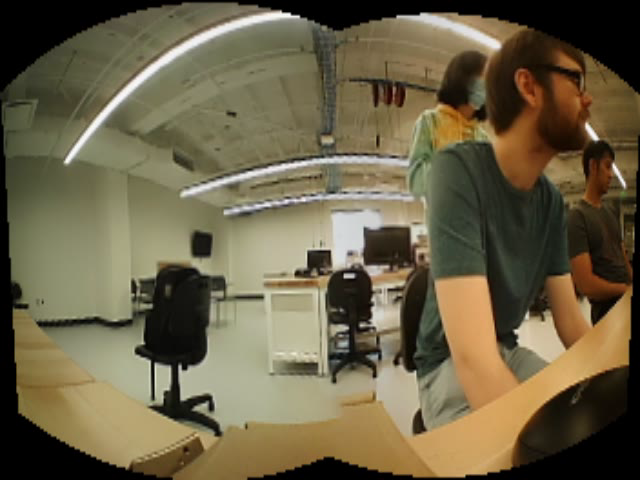
#> input picture frame 3 of software/test_stitched_vid.avi, 640 x 480 px, given in place of the camera
$ python video_loop.py
#> lines starting #> are read from the running program, lines starting #| are printed output that depends on the picture
import numpy as np
import cv2 as cv
import imutils

import time
import matplotlib.pyplot as plt

# [11 lines of commented-out code are left out]

num_cameras = 2
cameras = []# None

jetson = False

if jetson:
    cameras = [cv.VideoCapture(f'dev/video{i}') for i in range(num_cameras)]
else:
    for i in range(num_cameras):
        camera = cv.VideoCapture(i)
        camera.set(3, 320)# width
        camera.set(3, 240)# height
        cameras.append(camera)

    #cameras = [cv.VideoCapture(i) for i in range(num_cameras)]

for i, camera in enumerate(cameras):
    if not camera.isOpened():
        print(f"Cannot open camera {i}")
        exit()

stitcher = cv.createStitcher() if imutils.is_cv3() else cv.Stitcher_create()

print("Press 'c' to capture image and quit")
print("Press 'q' to quit")

stitchTimes = []
stitcherStatuses = []

while True:
    frames = []

    # Capture frame-by-frame
    for i, camera in enumerate(cameras):
        ret, frame = camera.read()
        frames.append(frame)
        # if frame is read correctly ret is True
        if not ret:
            print(f"Can't receive frame (stream end?). Exiting ...{i}")
            break
#> this loop made 2 passes
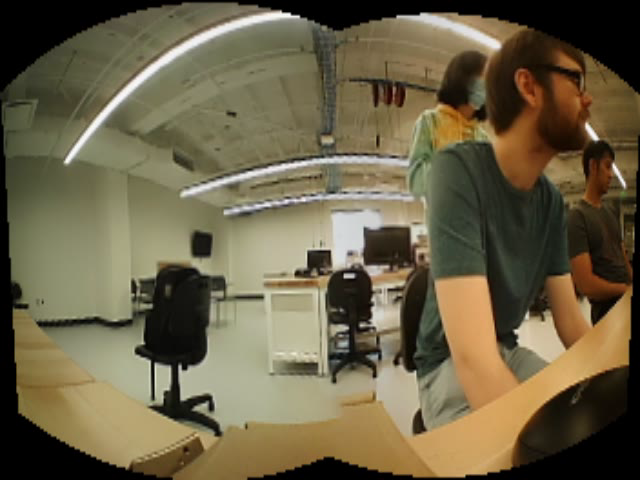
#> input picture frame 3 of software/test_stitched_vid.avi, 640 x 480 px, given in place of the camera
#> after the loop, frames = 2 items
    if not ret:
        continue

    # Display the resulting frame
    cv.imshow('raw camera', np.concatenate(frames, axis=1))
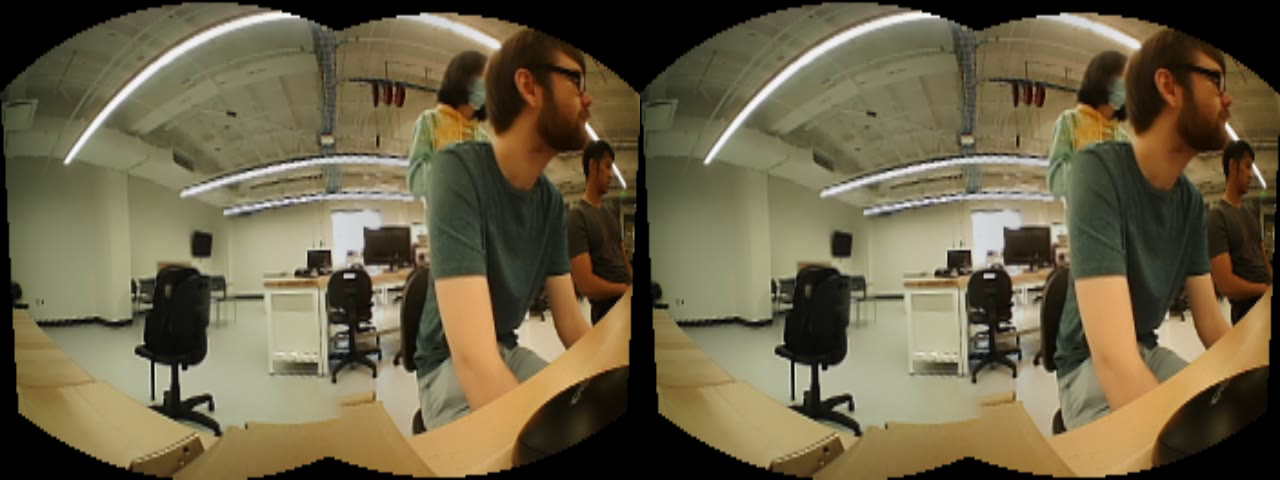
#> window 'raw camera': shape (480, 1280, 3); mean B, G, R 71.1, 97.5, 107.5

    # Our operations on the frame come here
    timeStart = time.perf_counter()
    (status, stitched) = stitcher.stitch(frames)
#> status = 1


    if status==0:
        cv.imshow('stitched', stitched)
        stitchTimes.append(time.perf_counter() - timeStart)

    stitcherStatuses.append(status)

    if cv.waitKey(1) == ord('q'):
#> (key q is pressed here)
        break

    if cv.waitKey(1) == ord('c'):
        for i, frame in enumerate(frames):
            cv.imwrite(f'capture{i}.png', frame)
            print(f'capture{i}.png saved')
        break

# When everything done, release the capture
for camera in cameras:
    camera.release()

cv.destroyAllWindows()


# performance reporting
print(f'Percentage of dropped frames: {100 * np.count_nonzero(stitcherStatuses) / len(stitcherStatuses)}%')
#| Percentage of dropped frames: 100.0%
mean = np.mean(stitchTimes)

plt.hist(stitchTimes, density=True)
plt.axvline(mean, color='k', linestyle='dashed', linewidth=1,label=(f'mean={mean}'))
plt.title(f'Stitch Times: Percentage of dropped frames: {100*np.count_nonzero(stitcherStatuses) / len(stitcherStatuses)}%')
plt.ylabel('Density')
plt.xlabel('Time (seconds)')
plt.legend()
plt.savefig('../figures/Stitch_Time_Hist_case.png')
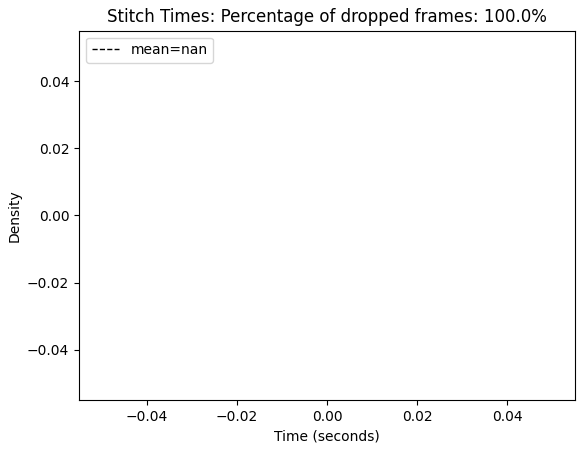
#> figure drawn by matplotlib, 1 panel

plt.show()

$ run again, starting later in the video
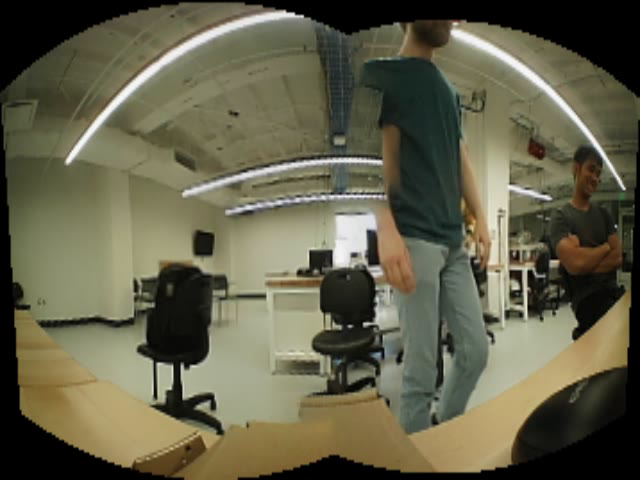
#> input picture frame 15 of software/test_stitched_vid.avi, 640 x 480 px, given in place of the camera
#> the loop `for i, camera in enumerate(cameras):` made 2 passes
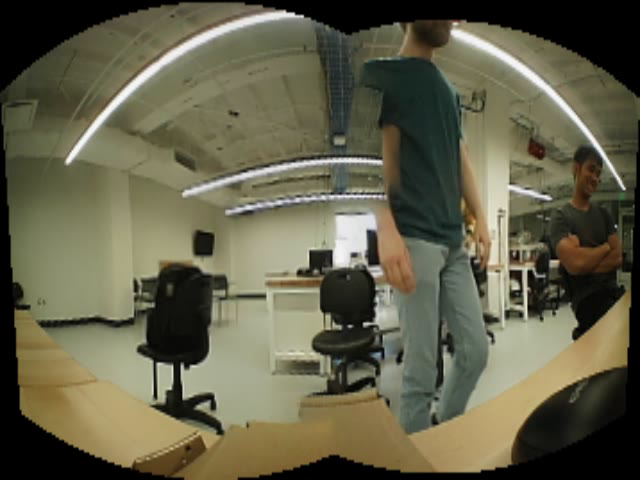
#> input picture frame 15 of software/test_stitched_vid.avi, 640 x 480 px, given in place of the camera
#> after the loop `for i, camera in enumerate(cameras):`: frames = 2 items
#> `cv.imshow('raw camera', np.concatenate(frames, axis=1))`:
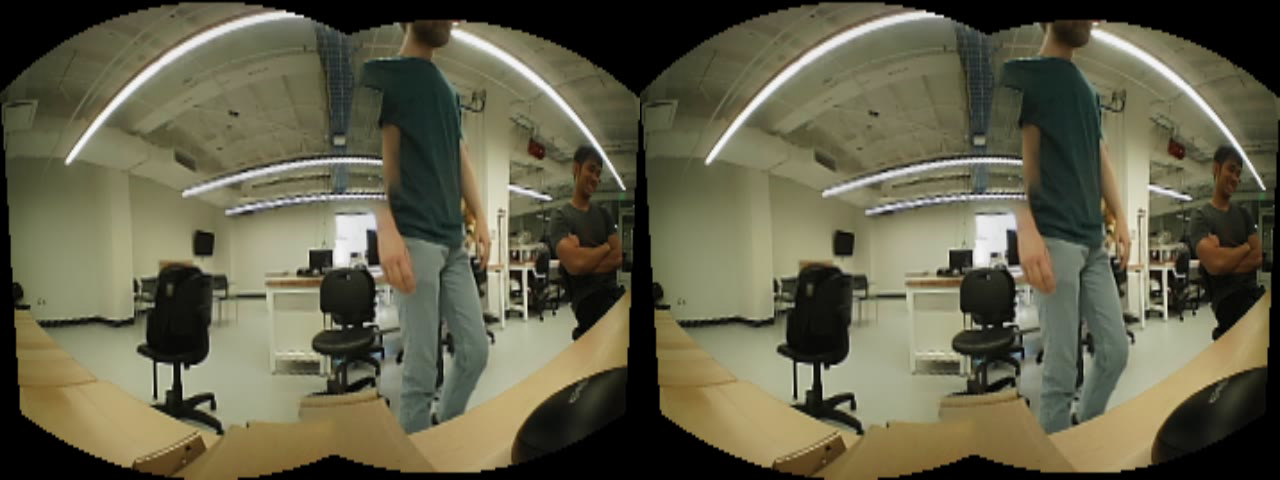
#> window 'raw camera': shape (480, 1280, 3); mean B, G, R 74.2, 96.2, 98.9
#> status = 1
#| Percentage of dropped frames: 100.0%

$ run again, starting later in the video
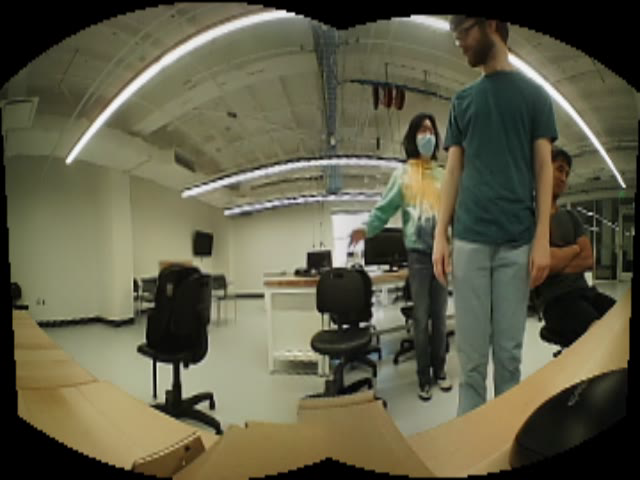
#> input picture frame 27 of software/test_stitched_vid.avi, 640 x 480 px, given in place of the camera
#> the loop `for i, camera in enumerate(cameras):` made 2 passes
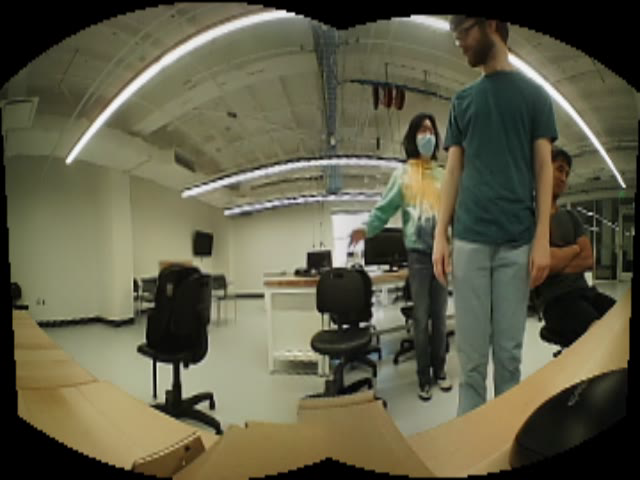
#> input picture frame 27 of software/test_stitched_vid.avi, 640 x 480 px, given in place of the camera
#> after the loop `for i, camera in enumerate(cameras):`: frames = 2 items
#> `cv.imshow('raw camera', np.concatenate(frames, axis=1))`:
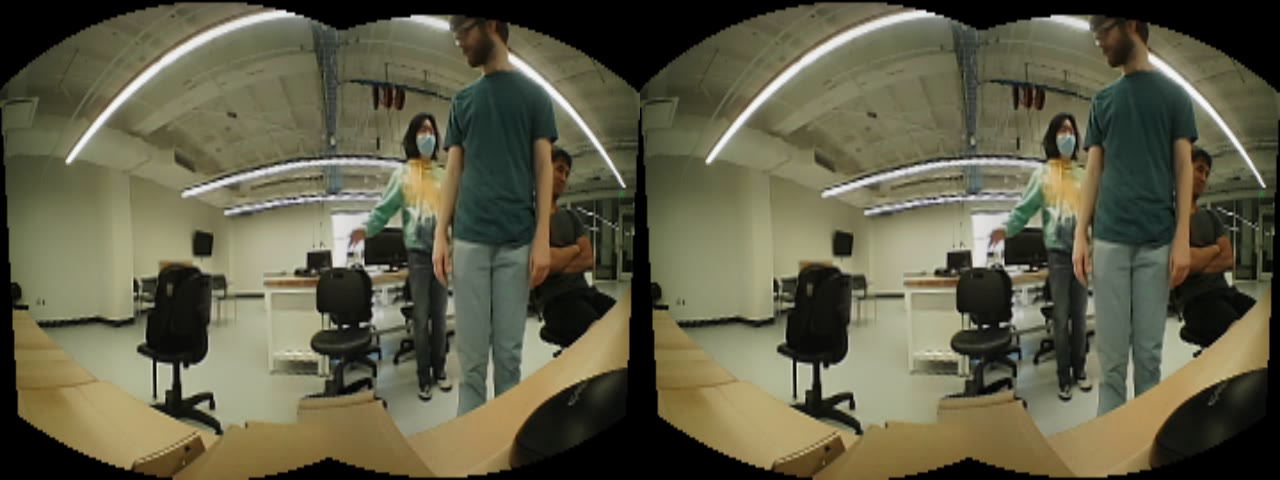
#> window 'raw camera': shape (480, 1280, 3); mean B, G, R 71.8, 93.9, 96.2
#> status = 1
#| Percentage of dropped frames: 100.0%
